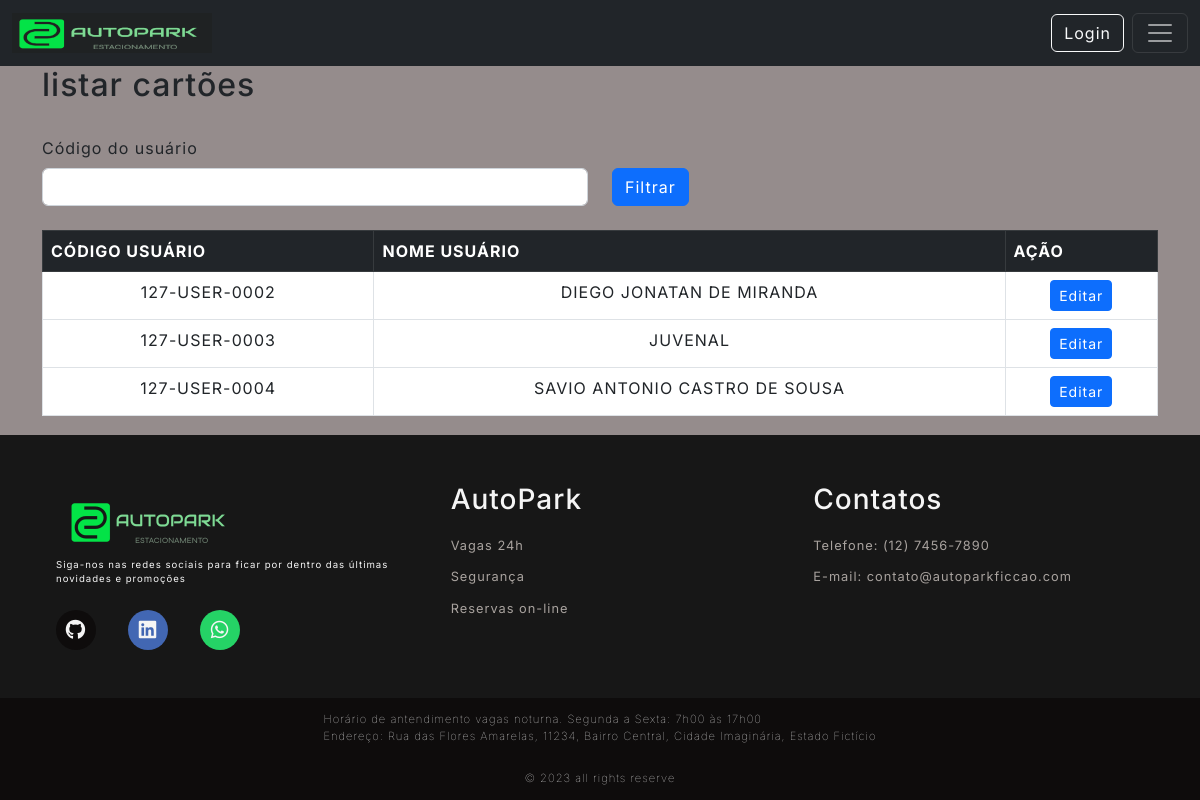
The app's page /cadCartao/ListCartao with its own data.
### Src/Model/BancoDados.py (models this page shows, shortened)
class Usuarios(UserMixin,db.Model):
  __tablename__= "Usuarios"
  id = db.Column(db.Integer, primary_key=True, autoincrement=True)
  cpf = db.Column(db.Integer, unique=True)
  codUser = db.Column(db.Integer, unique=True)
  nome = db.Column(db.String(150))
  endereco = db.Column(db.String(150))
  contato = db.Column(db.String(150))
  email = db.Column(db.String(150))
  senha = db.Column(db.String(150))
  status = db.Column(db.String(3))

### Src/View/CartoesRFID.py (the view)
@bp_cadCartoes.route('/ListCartao', methods=['GET'])
def ListCartao():
    usuarios = CartoesController.ListCartoes()
    return render_template('listaUsuariosSemcartao.html',usuarios=usuarios)

### Src/Controller/Cartoes.py (called while the page is built)
    def ListCartoes():
      usuarios_sem_cartao_rfid = db.session.query(Usuarios).outerjoin(CartaoRFID, Usuarios.id == CartaoRFID.id).\
          filter(Usuarios.status != "ADMIN").all()
      return usuarios_sem_cartao_rfid

### Templates/listaUsuariosSemcartao.html (shortened to what this page needs)
{% extends 'base.html' %}
{% block conteudo %}
<h2>listar cartões</h2>
<br>
<div class="row">
  <label class="form-label" for="form3Example4">Código do usuário</label>
  <fieldset class="form-group col-md-6">
      <form action="{{url_for('router.cadCartao.FiltrarUser')}}" method="GET">
          <input type="text" class="form-control" name="codUser" >
  </fieldset>
  <fieldset class="form-group col-md-4">
      <button type="submit" class="btn btn-primary">Filtrar</button>
  </fieldset>
</div>
<br>
<div class="bg-white ">
  <table class="table table-bordered table-hover">
    <thead class="table-dark">
      <tr>
        <th scope="col">CÓDIGO USUÁRIO</th>
        <th scope="col">NOME USUÁRIO</th>
        <th scope="col">AÇÃO</th>
      </tr>
    </thead>
    <tbody>
      {% for usuarios in usuarios %}
      <tr>
        <td style="text-align: center;" >{{usuarios.codUser}}</td>
        <td style="text-align: center;">{{ usuarios.nome }}</td>
        <td style="text-align: center;">
          <a href="/cadCartao/atualizarCartao/{{usuarios.codUser}}/{{usuarios.id}}" class="btn btn-primary btn-sm">Editar</a>
        </td>
      </tr>
      {% endfor %}
    </tbody>
  </table>
</div>
{% endblock conteudo %}

### Public/style.css (style rules this page uses)
:root { --color-neutral-0: #0e0c0c; --color-neutral-10: #171717; --color-neutral-30: #a8a29e; --color-neutral-40: #f5f5f5; --color-neutral-50: #958c8c; }
* { font-family: 'Inter', sans-serif; margin: 0; padding: 0; box-sizing: border-box; letter-spacing: 1px; }
body { background: var(--color-neutral-50); display: flex; flex-direction: column; min-height: 100vh; }

### records on screen
Usuarios: codUser "127-USER-0002", nome "DIEGO JONATAN DE MIRANDA"
Usuarios: codUser "127-USER-0003", nome "JUVENAL"
Usuarios: codUser "127-USER-0004", nome "SAVIO ANTONIO CASTRO DE SOUSA"
